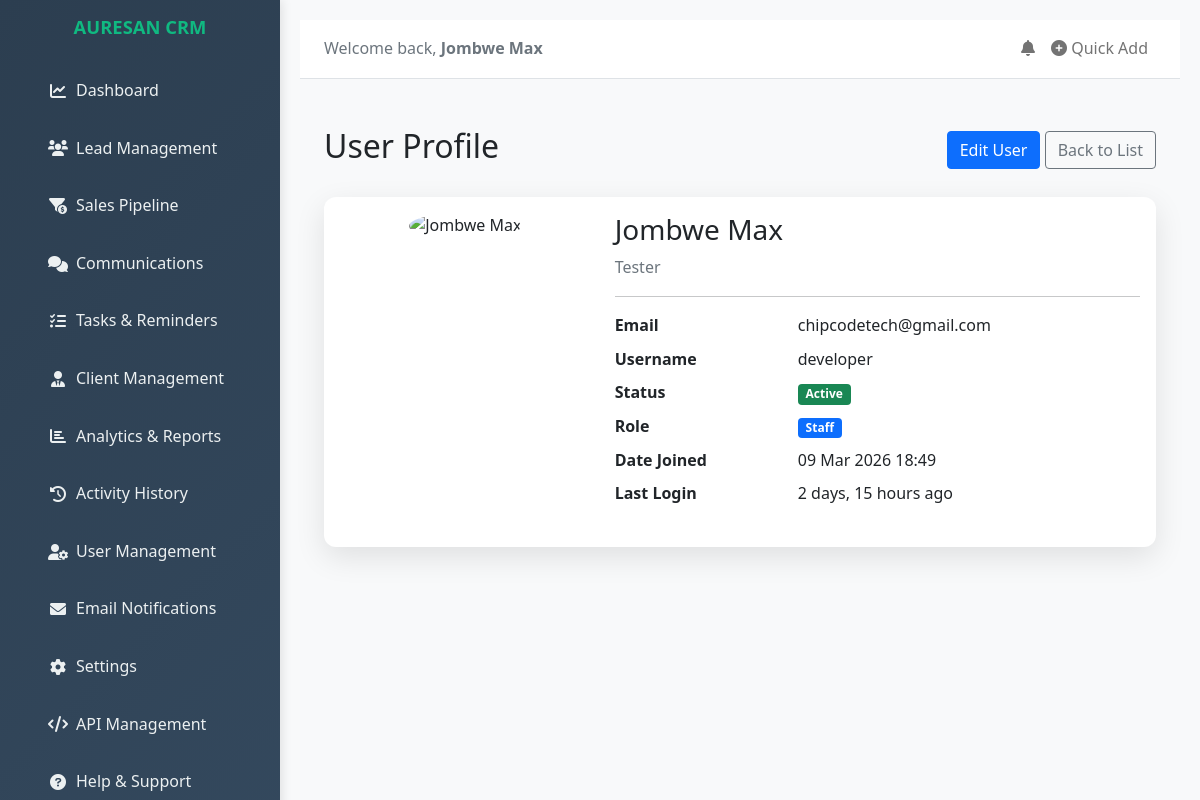
Before: /users/4/ (signed in) with the older database file.
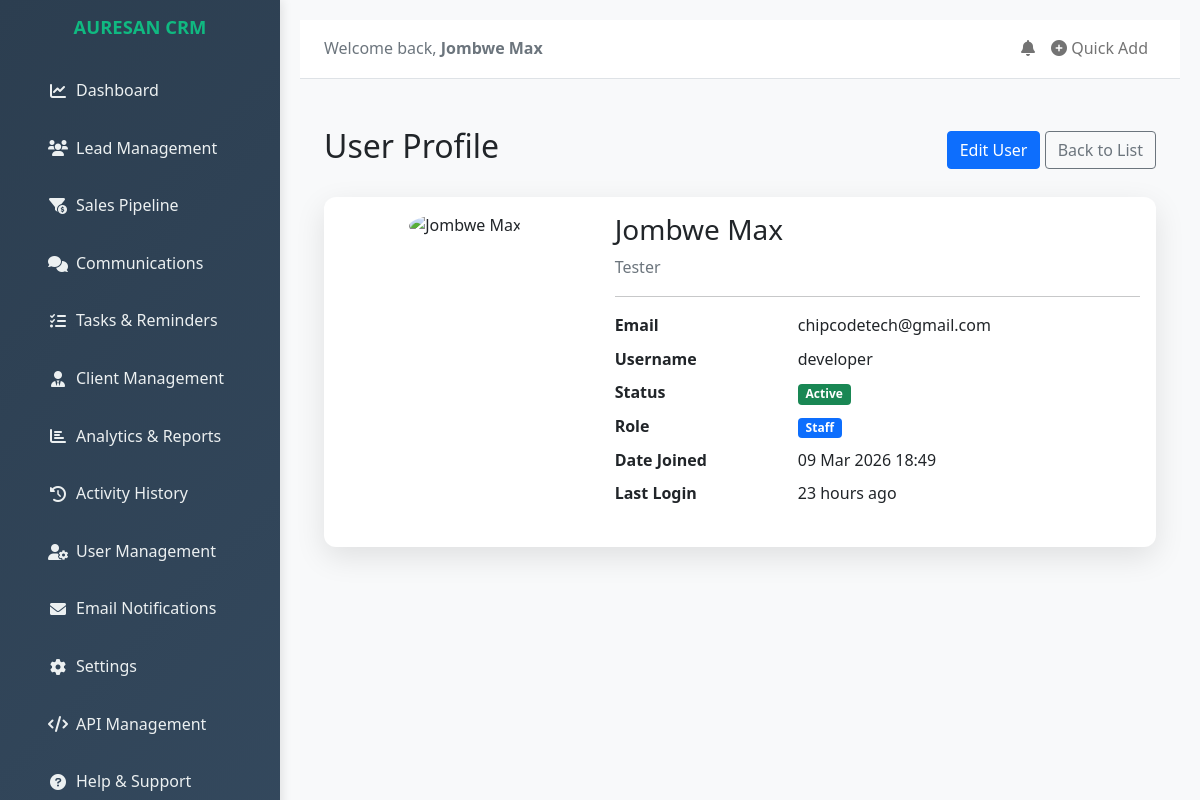
After: the same page with the newer database file.
### customerleads/models.py (models this page shows, shortened)
class CustomUser(AbstractUser):
    avatar = models.ImageField(
        upload_to='avatars/%Y/%m/%d/',
        null=True,
        blank=True,
        verbose_name='profile picture',
        help_text='Upload a profile picture (recommended size: 200x200)'
    )
    job_title = models.CharField(
        max_length=100,
        blank=True,
        verbose_name='job title',
        help_text='e.g. Software Engineer, Project Manager'
    )
    class Meta:
        verbose_name = 'user'
        verbose_name_plural = 'users'
        ordering = ['-date_joined']
    def get_full_name(self):
        full_name = f"{self.first_name} {self.last_name}".strip()
        return full_name if full_name else self.username

### customerleads/views.py (the view)
# urls.py: path('users/<int:pk>/', views.UserDetailView.as_view(), name='user_detail'),
class UserDetailView(LoginRequiredMixin, DetailView):
    model = get_user_model()
    template_name = 'users/user_detail.html'
    context_object_name = 'user'
    pk_url_kwarg = 'pk'

### customerleads/context_processors.py (called while the page is built)
def login_form_processor(request):
    if not request.user.is_authenticated:
        return {'login_form': AuthenticationForm()}
    return {}

### customerleads/templates/users/user_detail.html (shortened to what this page needs)
{% extends "base.html" %}
{% load humanize %}{% block title %}User: {{ user.get_full_name|default:user.username }}{% endblock %}
{% block content %}
<div class="container-fluid py-4">
    <div class="d-flex justify-content-between align-items-center mb-4">
        <h2>User Profile</h2>
        <div>
            <a href="{% url 'user_update' user.pk %}" class="btn btn-primary">Edit User</a>
            <a href="{% url 'user_management' %}" class="btn btn-outline-secondary">Back to List</a>
        </div>
    </div>
    <div class="card dashboard-card shadow-custom">
        <div class="card-body">
            <div class="row">
                <div class="col-md-4 text-center">
                    <img src=""
                         alt="{{ user.get_full_name }}"
                         class="rounded-circle img-fluid mb-3"
                         style="max-width: 180px;">
                </div>
                <div class="col-md-8">
                    <h3>{{ user.get_full_name|default:user.username }}</h3>
                    <p class="text-muted">{{ user.job_title|default:"No job title" }}</p>
                    <hr>
                    <dl class="row">
                        <dt class="col-sm-4">Email</dt>
                        <dd class="col-sm-8">{{ user.email|default:"—" }}</dd>
                        <dt class="col-sm-4">Username</dt>
                        <dd class="col-sm-8">{{ user.username }}</dd>
                        <dt class="col-sm-4">Status</dt>
                        <dd class="col-sm-8">
                            {% if user.is_active %}
                                <span class="badge bg-success">Active</span>
                            {% else %}
                                <span class="badge bg-danger">Inactive</span>
                            {% endif %}
                        </dd>
                        <dt class="col-sm-4">Role</dt>
                        <dd class="col-sm-8">
                            {% if user.is_superuser %}
                                <span class="badge bg-danger">Superuser</span>
                            {% elif user.is_staff %}
                                <span class="badge bg-primary">Staff</span>
                            {% else %}
                                <span class="badge bg-secondary">User</span>
                            {% endif %}
                        </dd>
                        <dt class="col-sm-4">Date Joined</dt>
                        <dd class="col-sm-8">{{ user.date_joined|date:"d M Y H:i" }}</dd>
                       <dt class="col-sm-4">Last Login</dt>
                       <dd class="col-sm-8">{{ user.last_login|naturaltime|default:"Never" }}</dd>
                    </dl>
                </div>
            </div>
        </div>
    </div>
</div>
{% endblock %}

### customerleads/templates/base.html (shortened to what the changed rows need)
<!DOCTYPE html>
<html lang="en">
<head>
    <link href="https://cdn.jsdelivr.net/npm/bootstrap@5.1.3/dist/css/bootstrap.min.css" rel="stylesheet">
    <link rel="stylesheet" href="https://cdnjs.cloudflare.com/ajax/libs/font-awesome/6.0.0/css/all.min.css">
    {% load static %}
    <link rel="stylesheet" href="{% static 'css/base.css' %}">
</head>
<body>
    <div class="container-fluid">
        <div class="row">
            <div class="col-md-9 col-lg-10 main-content">
                <nav class="navbar navbar-expand-lg navbar-light bg-white border-bottom mb-4">
                    <div class="container-fluid">
                        <div class="navbar-nav me-auto">
                            <span class="navbar-text text-muted">
                                Welcome back, <strong>{{ user.get_full_name|default:user.username }}</strong>
                            </span>
                        </div>
                    </div>
                </nav>
                {% block content %}{% endblock %}
            </div>
        </div>
    </div>
</body>
</html>

Changed rows visible on the page:
changed CustomUser "Jombwe Max": last_login "2 days, 15 hours ago" → "23 hours ago"
